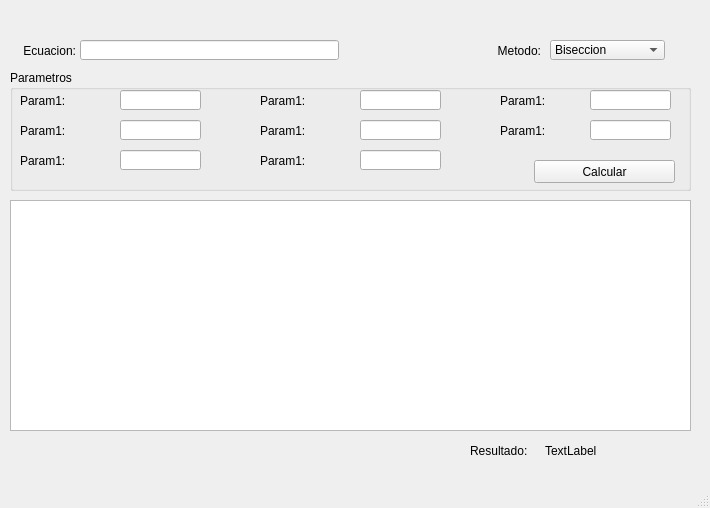
<?xml version="1.0" encoding="UTF-8"?>
<ui version="4.0">
 <class>MWindow</class>
 <widget class="QMainWindow" name="MWindow">
  <property name="geometry">
   <rect>
    <x>0</x>
    <y>0</y>
    <width>710</width>
    <height>508</height>
   </rect>
  </property>
  <property name="windowTitle">
   <string>Resolucion de Ecuaciones</string>
  </property>
  <widget class="QWidget" name="centralwidget">
   <widget class="QLabel" name="label_2">
    <property name="geometry">
     <rect>
      <x>480</x>
      <y>40</y>
      <width>61</width>
      <height>21</height>
     </rect>
    </property>
    <property name="text">
     <string>Metodo:</string>
    </property>
    <property name="alignment">
     <set>Qt::AlignRight|Qt::AlignTrailing|Qt::AlignVCenter</set>
    </property>
   </widget>
   <widget class="QComboBox" name="cboMethod">
    <property name="geometry">
     <rect>
      <x>550</x>
      <y>40</y>
      <width>115</width>
      <height>20</height>
     </rect>
    </property>
    <item>
     <property name="text">
      <string>Biseccion</string>
     </property>
    </item>
    <item>
     <property name="text">
      <string>Iteracion de punto fijo</string>
     </property>
    </item>
    <item>
     <property name="text">
      <string>Newton</string>
     </property>
    </item>
    <item>
     <property name="text">
      <string>Secante</string>
     </property>
    </item>
    <item>
     <property name="text">
      <string>Posicion Falsa</string>
     </property>
    </item>
    <item>
     <property name="text">
      <string>Muller</string>
     </property>
    </item>
   </widget>
   <widget class="QLabel" name="label">
    <property name="geometry">
     <rect>
      <x>15</x>
      <y>40</y>
      <width>61</width>
      <height>21</height>
     </rect>
    </property>
    <property name="text">
     <string>Ecuacion:</string>
    </property>
    <property name="alignment">
     <set>Qt::AlignRight|Qt::AlignTrailing|Qt::AlignVCenter</set>
    </property>
   </widget>
   <widget class="QLineEdit" name="leEquation">
    <property name="geometry">
     <rect>
      <x>80</x>
      <y>40</y>
      <width>259</width>
      <height>20</height>
     </rect>
    </property>
   </widget>
   <widget class="QGroupBox" name="groupParameters">
    <property name="geometry">
     <rect>
      <x>10</x>
      <y>70</y>
      <width>681</width>
      <height>121</height>
     </rect>
    </property>
    <property name="title">
     <string>Parametros</string>
    </property>
    <widget class="QLineEdit" name="leParam4">
     <property name="geometry">
      <rect>
       <x>350</x>
       <y>20</y>
       <width>81</width>
       <height>20</height>
      </rect>
     </property>
    </widget>
    <widget class="QLineEdit" name="leParam6">
     <property name="geometry">
      <rect>
       <x>350</x>
       <y>80</y>
       <width>81</width>
       <height>20</height>
      </rect>
     </property>
    </widget>
    <widget class="QLabel" name="lbParam3">
     <property name="geometry">
      <rect>
       <x>10</x>
       <y>80</y>
       <width>91</width>
       <height>21</height>
      </rect>
     </property>
     <property name="text">
      <string>Param1:</string>
     </property>
    </widget>
    <widget class="QLabel" name="lbParam7">
     <property name="geometry">
      <rect>
       <x>490</x>
       <y>20</y>
       <width>81</width>
       <height>21</height>
      </rect>
     </property>
     <property name="text">
      <string>Param1:</string>
     </property>
    </widget>
    <widget class="QLabel" name="lbParam6">
     <property name="geometry">
      <rect>
       <x>250</x>
       <y>80</y>
       <width>91</width>
       <height>21</height>
      </rect>
     </property>
     <property name="text">
      <string>Param1:</string>
     </property>
    </widget>
    <widget class="QLineEdit" name="leParam3">
     <property name="geometry">
      <rect>
       <x>110</x>
       <y>80</y>
       <width>81</width>
       <height>20</height>
      </rect>
     </property>
    </widget>
    <widget class="QLabel" name="lbParam8">
     <property name="geometry">
      <rect>
       <x>490</x>
       <y>50</y>
       <width>81</width>
       <height>21</height>
      </rect>
     </property>
     <property name="text">
      <string>Param1:</string>
     </property>
    </widget>
    <widget class="QLabel" name="lbParam4">
     <property name="geometry">
      <rect>
       <x>250</x>
       <y>20</y>
       <width>91</width>
       <height>21</height>
      </rect>
     </property>
     <property name="text">
      <string>Param1:</string>
     </property>
    </widget>
    <widget class="QLineEdit" name="leParam8">
     <property name="geometry">
      <rect>
       <x>580</x>
       <y>50</y>
       <width>81</width>
       <height>20</height>
      </rect>
     </property>
    </widget>
    <widget class="QLineEdit" name="leParam2">
     <property name="geometry">
      <rect>
       <x>110</x>
       <y>50</y>
       <width>81</width>
       <height>20</height>
      </rect>
     </property>
    </widget>
    <widget class="QLineEdit" name="leParam5">
     <property name="geometry">
      <rect>
       <x>350</x>
       <y>50</y>
       <width>81</width>
       <height>20</height>
      </rect>
     </property>
    </widget>
    <widget class="QLineEdit" name="leParam7">
     <property name="geometry">
      <rect>
       <x>580</x>
       <y>20</y>
       <width>81</width>
       <height>20</height>
      </rect>
     </property>
    </widget>
    <widget class="QLabel" name="lbParam2">
     <property name="geometry">
      <rect>
       <x>10</x>
       <y>50</y>
       <width>91</width>
       <height>21</height>
      </rect>
     </property>
     <property name="text">
      <string>Param1:</string>
     </property>
    </widget>
    <widget class="QLineEdit" name="leParam1">
     <property name="geometry">
      <rect>
       <x>110</x>
       <y>20</y>
       <width>81</width>
       <height>20</height>
      </rect>
     </property>
    </widget>
    <widget class="QLabel" name="lbParam1">
     <property name="geometry">
      <rect>
       <x>10</x>
       <y>20</y>
       <width>91</width>
       <height>21</height>
      </rect>
     </property>
     <property name="text">
      <string>Param1:</string>
     </property>
    </widget>
    <widget class="QLabel" name="lbParam5">
     <property name="geometry">
      <rect>
       <x>250</x>
       <y>50</y>
       <width>91</width>
       <height>21</height>
      </rect>
     </property>
     <property name="text">
      <string>Param1:</string>
     </property>
    </widget>
    <widget class="QPushButton" name="pbCalculate">
     <property name="geometry">
      <rect>
       <x>524</x>
       <y>90</y>
       <width>141</width>
       <height>23</height>
      </rect>
     </property>
     <property name="text">
      <string>Calcular</string>
     </property>
    </widget>
   </widget>
   <widget class="QTextEdit" name="teSteps">
    <property name="geometry">
     <rect>
      <x>10</x>
      <y>200</y>
      <width>681</width>
      <height>231</height>
     </rect>
    </property>
   </widget>
   <widget class="QLabel" name="lbResult">
    <property name="geometry">
     <rect>
      <x>545</x>
      <y>440</y>
      <width>121</width>
      <height>21</height>
     </rect>
    </property>
    <property name="text">
     <string>TextLabel</string>
    </property>
   </widget>
   <widget class="QLabel" name="label_3">
    <property name="geometry">
     <rect>
      <x>470</x>
      <y>440</y>
      <width>61</width>
      <height>21</height>
     </rect>
    </property>
    <property name="text">
     <string>Resultado:</string>
    </property>
   </widget>
  </widget>
  <widget class="QMenuBar" name="menubar">
   <property name="geometry">
    <rect>
     <x>0</x>
     <y>0</y>
     <width>710</width>
     <height>21</height>
    </rect>
   </property>
  </widget>
  <widget class="QStatusBar" name="statusbar"/>
 </widget>
 <resources/>
 <connections/>
</ui>
